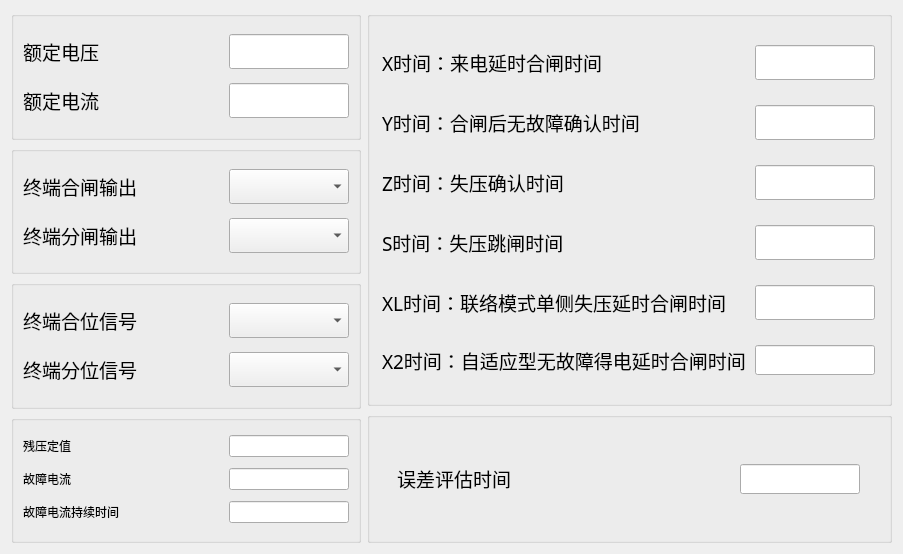
<?xml version="1.0" encoding="UTF-8"?>
<ui version="4.0">
 <class>QSttFAParasSetWidget</class>
 <widget class="QWidget" name="QSttFAParasSetWidget">
  <property name="geometry">
   <rect>
    <x>0</x>
    <y>0</y>
    <width>903</width>
    <height>554</height>
   </rect>
  </property>
  <property name="windowTitle">
   <string>Dialog</string>
  </property>
  <layout class="QGridLayout" name="gridLayout_2">
   <item row="0" column="0">
    <layout class="QHBoxLayout" name="horizontalLayout" stretch="4,6">
     <item>
      <layout class="QVBoxLayout" name="verticalLayout_2">
       <item>
        <widget class="QGroupBox" name="groupBox_5">
         <property name="title">
          <string/>
         </property>
         <property name="alignment">
          <set>Qt::AlignCenter</set>
         </property>
         <layout class="QGridLayout" name="gridLayout_5">
          <item row="0" column="1">
           <widget class="QLineEdit" name="m_editRatedVol">
            <property name="sizePolicy">
             <sizepolicy hsizetype="Fixed" vsizetype="Fixed">
              <horstretch>0</horstretch>
              <verstretch>0</verstretch>
             </sizepolicy>
            </property>
            <property name="maximumSize">
             <size>
              <width>120</width>
              <height>16777215</height>
             </size>
            </property>
            <property name="font">
             <font>
              <family>Agency FB</family>
              <pointsize>14</pointsize>
             </font>
            </property>
            <property name="layoutDirection">
             <enum>Qt::LeftToRight</enum>
            </property>
            <property name="alignment">
             <set>Qt::AlignLeading|Qt::AlignLeft|Qt::AlignVCenter</set>
            </property>
           </widget>
          </item>
          <item row="1" column="0">
           <widget class="QLabel" name="m_labRatedCur">
            <property name="font">
             <font>
              <family>Agency FB</family>
              <pointsize>14</pointsize>
             </font>
            </property>
            <property name="text">
             <string>额定电流</string>
            </property>
           </widget>
          </item>
          <item row="1" column="1">
           <widget class="QLineEdit" name="m_editRatedCur">
            <property name="sizePolicy">
             <sizepolicy hsizetype="Fixed" vsizetype="Fixed">
              <horstretch>0</horstretch>
              <verstretch>0</verstretch>
             </sizepolicy>
            </property>
            <property name="maximumSize">
             <size>
              <width>120</width>
              <height>16777215</height>
             </size>
            </property>
            <property name="font">
             <font>
              <family>Agency FB</family>
              <pointsize>14</pointsize>
             </font>
            </property>
            <property name="layoutDirection">
             <enum>Qt::LeftToRight</enum>
            </property>
            <property name="alignment">
             <set>Qt::AlignLeading|Qt::AlignLeft|Qt::AlignVCenter</set>
            </property>
           </widget>
          </item>
          <item row="0" column="0">
           <widget class="QLabel" name="m_labRatedVol">
            <property name="sizePolicy">
             <sizepolicy hsizetype="Expanding" vsizetype="Preferred">
              <horstretch>0</horstretch>
              <verstretch>0</verstretch>
             </sizepolicy>
            </property>
            <property name="font">
             <font>
              <family>Agency FB</family>
              <pointsize>14</pointsize>
             </font>
            </property>
            <property name="text">
             <string>额定电压</string>
            </property>
            <property name="alignment">
             <set>Qt::AlignLeading|Qt::AlignLeft|Qt::AlignVCenter</set>
            </property>
           </widget>
          </item>
         </layout>
        </widget>
       </item>
       <item>
        <widget class="QGroupBox" name="groupBox_6">
         <property name="title">
          <string/>
         </property>
         <property name="alignment">
          <set>Qt::AlignCenter</set>
         </property>
         <layout class="QGridLayout" name="gridLayout_6">
          <item row="1" column="1">
           <widget class="QComboBox" name="m_cmbTermOpenOutput">
            <property name="sizePolicy">
             <sizepolicy hsizetype="Fixed" vsizetype="Fixed">
              <horstretch>0</horstretch>
              <verstretch>0</verstretch>
             </sizepolicy>
            </property>
            <property name="maximumSize">
             <size>
              <width>120</width>
              <height>16777215</height>
             </size>
            </property>
            <property name="font">
             <font>
              <family>Agency FB</family>
              <pointsize>14</pointsize>
             </font>
            </property>
            <property name="layoutDirection">
             <enum>Qt::LeftToRight</enum>
            </property>
           </widget>
          </item>
          <item row="0" column="0">
           <widget class="QLabel" name="m_labTermCloseOutput">
            <property name="font">
             <font>
              <family>Agency FB</family>
              <pointsize>14</pointsize>
             </font>
            </property>
            <property name="text">
             <string>终端合闸输出 </string>
            </property>
           </widget>
          </item>
          <item row="1" column="0">
           <widget class="QLabel" name="m_labTermOpenOutput">
            <property name="font">
             <font>
              <family>Agency FB</family>
              <pointsize>14</pointsize>
             </font>
            </property>
            <property name="text">
             <string>终端分闸输出</string>
            </property>
           </widget>
          </item>
          <item row="0" column="1">
           <widget class="QComboBox" name="m_cmbTermCloseOutput">
            <property name="sizePolicy">
             <sizepolicy hsizetype="Fixed" vsizetype="Fixed">
              <horstretch>0</horstretch>
              <verstretch>0</verstretch>
             </sizepolicy>
            </property>
            <property name="maximumSize">
             <size>
              <width>120</width>
              <height>16777215</height>
             </size>
            </property>
            <property name="font">
             <font>
              <family>Agency FB</family>
              <pointsize>14</pointsize>
             </font>
            </property>
            <property name="layoutDirection">
             <enum>Qt::LeftToRight</enum>
            </property>
           </widget>
          </item>
         </layout>
         <zorder>m_cmbTermCloseOutput</zorder>
         <zorder>m_labTermOpenOutput</zorder>
         <zorder>m_cmbTermOpenOutput</zorder>
         <zorder>m_labTermCloseOutput</zorder>
        </widget>
       </item>
       <item>
        <widget class="QGroupBox" name="groupBox_7">
         <property name="title">
          <string/>
         </property>
         <property name="alignment">
          <set>Qt::AlignCenter</set>
         </property>
         <layout class="QGridLayout" name="gridLayout_7">
          <item row="0" column="1">
           <widget class="QComboBox" name="m_cmbTermCloseSignal">
            <property name="sizePolicy">
             <sizepolicy hsizetype="Fixed" vsizetype="Fixed">
              <horstretch>0</horstretch>
              <verstretch>0</verstretch>
             </sizepolicy>
            </property>
            <property name="maximumSize">
             <size>
              <width>120</width>
              <height>16777215</height>
             </size>
            </property>
            <property name="font">
             <font>
              <family>Agency FB</family>
              <pointsize>14</pointsize>
             </font>
            </property>
            <property name="layoutDirection">
             <enum>Qt::LeftToRight</enum>
            </property>
           </widget>
          </item>
          <item row="0" column="0">
           <widget class="QLabel" name="m_labTermCloseSignal">
            <property name="font">
             <font>
              <family>Agency FB</family>
              <pointsize>14</pointsize>
             </font>
            </property>
            <property name="text">
             <string>终端合位信号</string>
            </property>
           </widget>
          </item>
          <item row="1" column="0">
           <widget class="QLabel" name="m_labTermQuantileSignal">
            <property name="font">
             <font>
              <family>Agency FB</family>
              <pointsize>14</pointsize>
             </font>
            </property>
            <property name="layoutDirection">
             <enum>Qt::LeftToRight</enum>
            </property>
            <property name="text">
             <string>终端分位信号</string>
            </property>
           </widget>
          </item>
          <item row="1" column="1">
           <widget class="QComboBox" name="m_cmbTermQuantileSignal">
            <property name="sizePolicy">
             <sizepolicy hsizetype="Fixed" vsizetype="Fixed">
              <horstretch>0</horstretch>
              <verstretch>0</verstretch>
             </sizepolicy>
            </property>
            <property name="maximumSize">
             <size>
              <width>120</width>
              <height>16777215</height>
             </size>
            </property>
            <property name="font">
             <font>
              <family>Agency FB</family>
              <pointsize>14</pointsize>
             </font>
            </property>
            <property name="layoutDirection">
             <enum>Qt::LeftToRight</enum>
            </property>
           </widget>
          </item>
         </layout>
        </widget>
       </item>
       <item>
        <widget class="QGroupBox" name="groupBox">
         <property name="title">
          <string/>
         </property>
         <layout class="QGridLayout" name="gridLayout_3">
          <item row="0" column="0">
           <widget class="QLabel" name="label">
            <property name="text">
             <string>残压定值</string>
            </property>
           </widget>
          </item>
          <item row="0" column="1">
           <widget class="QLineEdit" name="m_editVol">
            <property name="sizePolicy">
             <sizepolicy hsizetype="Fixed" vsizetype="Fixed">
              <horstretch>0</horstretch>
              <verstretch>0</verstretch>
             </sizepolicy>
            </property>
            <property name="maximumSize">
             <size>
              <width>120</width>
              <height>16777215</height>
             </size>
            </property>
           </widget>
          </item>
          <item row="1" column="0">
           <widget class="QLabel" name="label_2">
            <property name="text">
             <string>故障电流</string>
            </property>
           </widget>
          </item>
          <item row="1" column="1">
           <widget class="QLineEdit" name="m_editCur">
            <property name="sizePolicy">
             <sizepolicy hsizetype="Fixed" vsizetype="Fixed">
              <horstretch>0</horstretch>
              <verstretch>0</verstretch>
             </sizepolicy>
            </property>
            <property name="maximumSize">
             <size>
              <width>120</width>
              <height>16777215</height>
             </size>
            </property>
           </widget>
          </item>
          <item row="2" column="0">
           <widget class="QLabel" name="label_3">
            <property name="text">
             <string>故障电流持续时间</string>
            </property>
           </widget>
          </item>
          <item row="2" column="1">
           <widget class="QLineEdit" name="m_editCurHoldTime">
            <property name="sizePolicy">
             <sizepolicy hsizetype="Fixed" vsizetype="Fixed">
              <horstretch>0</horstretch>
              <verstretch>0</verstretch>
             </sizepolicy>
            </property>
            <property name="maximumSize">
             <size>
              <width>120</width>
              <height>16777215</height>
             </size>
            </property>
           </widget>
          </item>
         </layout>
        </widget>
       </item>
      </layout>
     </item>
     <item>
      <layout class="QVBoxLayout" name="verticalLayout" stretch="6,2">
       <item>
        <widget class="QGroupBox" name="groupBox_4">
         <property name="title">
          <string/>
         </property>
         <property name="alignment">
          <set>Qt::AlignCenter</set>
         </property>
         <layout class="QGridLayout" name="gridLayout">
          <item row="5" column="1">
           <widget class="QLineEdit" name="m_editX2Time">
            <property name="sizePolicy">
             <sizepolicy hsizetype="Fixed" vsizetype="Fixed">
              <horstretch>0</horstretch>
              <verstretch>0</verstretch>
             </sizepolicy>
            </property>
            <property name="maximumSize">
             <size>
              <width>120</width>
              <height>30</height>
             </size>
            </property>
            <property name="font">
             <font>
              <family>Agency FB</family>
              <pointsize>14</pointsize>
             </font>
            </property>
            <property name="alignment">
             <set>Qt::AlignLeading|Qt::AlignLeft|Qt::AlignVCenter</set>
            </property>
           </widget>
          </item>
          <item row="5" column="0">
           <widget class="QLabel" name="m_labX2Time">
            <property name="sizePolicy">
             <sizepolicy hsizetype="Fixed" vsizetype="Preferred">
              <horstretch>0</horstretch>
              <verstretch>0</verstretch>
             </sizepolicy>
            </property>
            <property name="font">
             <font>
              <family>Agency FB</family>
              <pointsize>14</pointsize>
             </font>
            </property>
            <property name="text">
             <string>X2时间：自适应型无故障得电延时合闸时间</string>
            </property>
           </widget>
          </item>
          <item row="4" column="1">
           <widget class="QLineEdit" name="m_editxlTime">
            <property name="sizePolicy">
             <sizepolicy hsizetype="Fixed" vsizetype="Fixed">
              <horstretch>0</horstretch>
              <verstretch>0</verstretch>
             </sizepolicy>
            </property>
            <property name="maximumSize">
             <size>
              <width>120</width>
              <height>16777215</height>
             </size>
            </property>
            <property name="font">
             <font>
              <family>Agency FB</family>
              <pointsize>14</pointsize>
             </font>
            </property>
            <property name="alignment">
             <set>Qt::AlignLeading|Qt::AlignLeft|Qt::AlignVCenter</set>
            </property>
           </widget>
          </item>
          <item row="0" column="0">
           <widget class="QLabel" name="m_labxTime">
            <property name="sizePolicy">
             <sizepolicy hsizetype="Fixed" vsizetype="Preferred">
              <horstretch>0</horstretch>
              <verstretch>0</verstretch>
             </sizepolicy>
            </property>
            <property name="font">
             <font>
              <family>Agency FB</family>
              <pointsize>14</pointsize>
             </font>
            </property>
            <property name="text">
             <string>X时间：来电延时合闸时间</string>
            </property>
           </widget>
          </item>
          <item row="1" column="1">
           <widget class="QLineEdit" name="m_edityTime">
            <property name="sizePolicy">
             <sizepolicy hsizetype="Fixed" vsizetype="Fixed">
              <horstretch>0</horstretch>
              <verstretch>0</verstretch>
             </sizepolicy>
            </property>
            <property name="maximumSize">
             <size>
              <width>120</width>
              <height>16777215</height>
             </size>
            </property>
            <property name="font">
             <font>
              <family>Agency FB</family>
              <pointsize>14</pointsize>
             </font>
            </property>
            <property name="alignment">
             <set>Qt::AlignLeading|Qt::AlignLeft|Qt::AlignVCenter</set>
            </property>
           </widget>
          </item>
          <item row="1" column="0">
           <widget class="QLabel" name="m_labyTime">
            <property name="sizePolicy">
             <sizepolicy hsizetype="Fixed" vsizetype="Preferred">
              <horstretch>0</horstretch>
              <verstretch>0</verstretch>
             </sizepolicy>
            </property>
            <property name="font">
             <font>
              <family>Agency FB</family>
              <pointsize>14</pointsize>
             </font>
            </property>
            <property name="text">
             <string>Y时间：合闸后无故障确认时间</string>
            </property>
           </widget>
          </item>
          <item row="3" column="1">
           <widget class="QLineEdit" name="m_editsTime">
            <property name="sizePolicy">
             <sizepolicy hsizetype="Fixed" vsizetype="Fixed">
              <horstretch>0</horstretch>
              <verstretch>0</verstretch>
             </sizepolicy>
            </property>
            <property name="maximumSize">
             <size>
              <width>120</width>
              <height>16777215</height>
             </size>
            </property>
            <property name="font">
             <font>
              <family>Agency FB</family>
              <pointsize>14</pointsize>
             </font>
            </property>
            <property name="alignment">
             <set>Qt::AlignLeading|Qt::AlignLeft|Qt::AlignVCenter</set>
            </property>
           </widget>
          </item>
          <item row="0" column="1">
           <widget class="QLineEdit" name="m_editxTime">
            <property name="sizePolicy">
             <sizepolicy hsizetype="Fixed" vsizetype="Fixed">
              <horstretch>0</horstretch>
              <verstretch>0</verstretch>
             </sizepolicy>
            </property>
            <property name="maximumSize">
             <size>
              <width>120</width>
              <height>16777215</height>
             </size>
            </property>
            <property name="font">
             <font>
              <family>Agency FB</family>
              <pointsize>14</pointsize>
             </font>
            </property>
            <property name="text">
             <string/>
            </property>
            <property name="alignment">
             <set>Qt::AlignLeading|Qt::AlignLeft|Qt::AlignVCenter</set>
            </property>
           </widget>
          </item>
          <item row="3" column="0">
           <widget class="QLabel" name="m_labsTime">
            <property name="sizePolicy">
             <sizepolicy hsizetype="Fixed" vsizetype="Preferred">
              <horstretch>0</horstretch>
              <verstretch>0</verstretch>
             </sizepolicy>
            </property>
            <property name="font">
             <font>
              <family>Agency FB</family>
              <pointsize>14</pointsize>
             </font>
            </property>
            <property name="text">
             <string>S时间：失压跳闸时间</string>
            </property>
           </widget>
          </item>
          <item row="4" column="0">
           <widget class="QLabel" name="m_labxlTime">
            <property name="sizePolicy">
             <sizepolicy hsizetype="Fixed" vsizetype="Preferred">
              <horstretch>0</horstretch>
              <verstretch>0</verstretch>
             </sizepolicy>
            </property>
            <property name="font">
             <font>
              <family>Agency FB</family>
              <pointsize>14</pointsize>
             </font>
            </property>
            <property name="text">
             <string>XL时间：联络模式单侧失压延时合闸时间</string>
            </property>
           </widget>
          </item>
          <item row="2" column="0">
           <widget class="QLabel" name="m_labzTime">
            <property name="sizePolicy">
             <sizepolicy hsizetype="Fixed" vsizetype="Preferred">
              <horstretch>0</horstretch>
              <verstretch>0</verstretch>
             </sizepolicy>
            </property>
            <property name="font">
             <font>
              <family>Agency FB</family>
              <pointsize>14</pointsize>
             </font>
            </property>
            <property name="text">
             <string>Z时间：失压确认时间</string>
            </property>
           </widget>
          </item>
          <item row="2" column="1">
           <widget class="QLineEdit" name="m_editzTime">
            <property name="sizePolicy">
             <sizepolicy hsizetype="Fixed" vsizetype="Fixed">
              <horstretch>0</horstretch>
              <verstretch>0</verstretch>
             </sizepolicy>
            </property>
            <property name="maximumSize">
             <size>
              <width>120</width>
              <height>16777215</height>
             </size>
            </property>
            <property name="font">
             <font>
              <family>Agency FB</family>
              <pointsize>14</pointsize>
             </font>
            </property>
            <property name="alignment">
             <set>Qt::AlignLeading|Qt::AlignLeft|Qt::AlignVCenter</set>
            </property>
           </widget>
          </item>
         </layout>
         <zorder>m_editxTime</zorder>
         <zorder>m_labyTime</zorder>
         <zorder>m_edityTime</zorder>
         <zorder>m_labsTime</zorder>
         <zorder>m_editsTime</zorder>
         <zorder>m_labxlTime</zorder>
         <zorder>m_editxlTime</zorder>
         <zorder>m_editX2Time</zorder>
         <zorder>m_labX2Time</zorder>
         <zorder>m_labxTime</zorder>
         <zorder>m_labzTime</zorder>
         <zorder>m_editzTime</zorder>
        </widget>
       </item>
       <item>
        <widget class="QGroupBox" name="groupBox_2">
         <property name="title">
          <string/>
         </property>
         <property name="alignment">
          <set>Qt::AlignCenter</set>
         </property>
         <layout class="QHBoxLayout" name="horizontalLayout_2">
            <item>
             <widget class="QLabel" name="m_labErrorTime">
              <property name="sizePolicy">
             <sizepolicy hsizetype="Fixed" vsizetype="Fixed">
                <horstretch>0</horstretch>
                <verstretch>0</verstretch>
               </sizepolicy>
              </property>
              <property name="font">
               <font>
                <family>Agency FB</family>
                <pointsize>14</pointsize>
               </font>
              </property>
              <property name="text">
               <string>误差评估时间   </string>
              </property>
             </widget>
            </item>
            <item>
             <spacer name="horizontalSpacer">
              <property name="orientation">
               <enum>Qt::Horizontal</enum>
              </property>
            <property name="sizeType">
             <enum>QSizePolicy::Fixed</enum>
            </property>
              <property name="sizeHint" stdset="0">
               <size>
              <width>190</width>
                <height>20</height>
               </size>
              </property>
             </spacer>
            </item>
            <item>
             <widget class="QLineEdit" name="m_editErrorTime">
              <property name="sizePolicy">
               <sizepolicy hsizetype="Fixed" vsizetype="Fixed">
                <horstretch>0</horstretch>
                <verstretch>0</verstretch>
               </sizepolicy>
              </property>
              <property name="maximumSize">
               <size>
                <width>120</width>
              <height>30</height>
               </size>
              </property>
              <property name="font">
               <font>
                <family>Agency FB</family>
                <pointsize>14</pointsize>
               </font>
              </property>
              <property name="layoutDirection">
               <enum>Qt::LeftToRight</enum>
              </property>
              <property name="alignment">
               <set>Qt::AlignLeading|Qt::AlignLeft|Qt::AlignVCenter</set>
              </property>
             </widget>
            </item>
           </layout>
        </widget>
       </item>
      </layout>
     </item>
    </layout>
   </item>
  </layout>
 </widget>
 <resources/>
 <connections/>
</ui>
